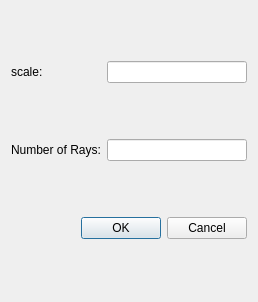
<?xml version="1.0" encoding="UTF-8"?>
<ui version="4.0">
 <class>LongitudinalSettingDialog</class>
 <widget class="QDialog" name="LongitudinalSettingDialog">
  <property name="geometry">
   <rect>
    <x>0</x>
    <y>0</y>
    <width>258</width>
    <height>302</height>
   </rect>
  </property>
  <property name="windowTitle">
   <string>Dialog</string>
  </property>
  <layout class="QGridLayout" name="gridLayout">
   <item row="0" column="1">
    <widget class="QLineEdit" name="scaleEdit"/>
   </item>
   <item row="2" column="0" colspan="2">
    <widget class="QDialogButtonBox" name="buttonBox">
     <property name="orientation">
      <enum>Qt::Horizontal</enum>
     </property>
     <property name="standardButtons">
      <set>QDialogButtonBox::Cancel|QDialogButtonBox::Ok</set>
     </property>
    </widget>
   </item>
   <item row="0" column="0">
    <widget class="QLabel" name="scaleLablel">
     <property name="text">
      <string>scale: </string>
     </property>
    </widget>
   </item>
   <item row="1" column="1">
    <widget class="QLineEdit" name="numRaysEdit"/>
   </item>
   <item row="1" column="0">
    <widget class="QLabel" name="label">
     <property name="text">
      <string>Number of Rays:</string>
     </property>
    </widget>
   </item>
  </layout>
 </widget>
 <resources/>
 <connections>
  <connection>
   <sender>buttonBox</sender>
   <signal>accepted()</signal>
   <receiver>LongitudinalSettingDialog</receiver>
   <slot>accept()</slot>
   <hints>
    <hint type="sourcelabel">
     <x>248</x>
     <y>254</y>
    </hint>
    <hint type="destinationlabel">
     <x>157</x>
     <y>274</y>
    </hint>
   </hints>
  </connection>
  <connection>
   <sender>buttonBox</sender>
   <signal>rejected()</signal>
   <receiver>LongitudinalSettingDialog</receiver>
   <slot>reject()</slot>
   <hints>
    <hint type="sourcelabel">
     <x>316</x>
     <y>260</y>
    </hint>
    <hint type="destinationlabel">
     <x>286</x>
     <y>274</y>
    </hint>
   </hints>
  </connection>
 </connections>
</ui>
